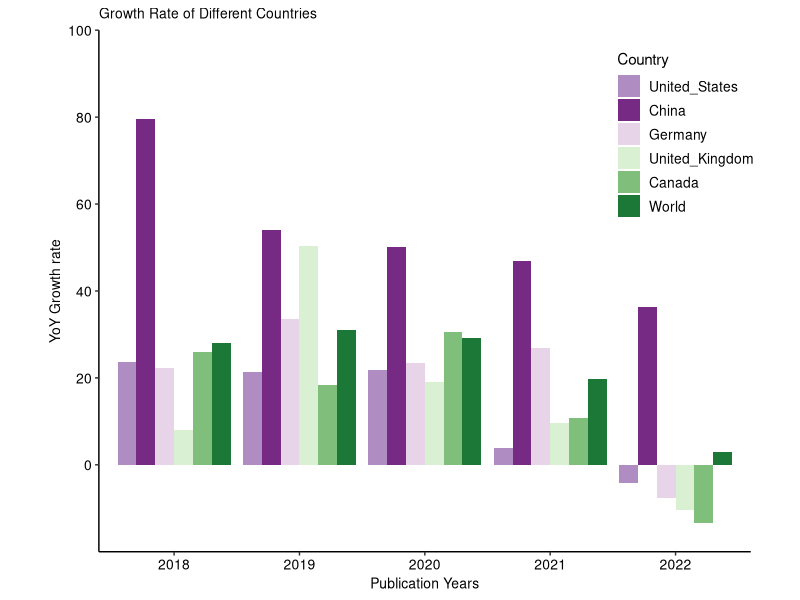

This chart was generated by the following R code:
# Create a sample data frame
df <- data.frame(
  Year = c("2018", "2019", "2020", "2021", "2022"),
  World = c(28.00733089, 30.96446701, 29.28841185, 19.670997, 2.941932169),
  United_States = c(23.70572207, 21.40234949, 21.77199879, 3.973181028, -4.08406974),
  China = c(79.61165049, 53.91891892, 50.21949078, 46.93161894, 36.35640414),
  Germany = c(22.31638418, 33.48729792, 23.52941176, 26.8907563, -7.726269316),
  United_Kingdom = c(8.092485549, 50.26737968, 19.03914591, 9.56651719, -10.5047749),
  Canada = c(25.93856655, 18.42818428, 30.66361556, 10.68301226, -13.44936709)
)

# Set the Year column as a factor to ensure the x-axis is ordered correctly
df$Year <- factor(df$Year, levels = unique(df$Year))

# Convert the data frame to long format
library(tidyr)
df_long <- pivot_longer(df, -Year, names_to = "Country", values_to = "Growth_Rate")

# Set the levels of the "Country" factor in the desired order
df_long$Country <- factor(df_long$Country, levels = c("United_States", "China", "Germany", "United_Kingdom", "Canada", "World"))

# Create the barplot
library(ggplot2)
p=ggplot(df_long, aes(x = Year, y = Growth_Rate, fill = Country)) +
  geom_bar(stat = "identity", position = "dodge") +
  labs(title = "Growth Rate of Different Countries",
       x = "Year", y = "Growth Rate", fill = "Country") +
  scale_fill_manual(values = c( "#af8dc3","#762a83","#e7d4e8", "#d9f0d3", "#7fbf7b", "#1b7837"))


p+labs(x = "Publication Years", y = "YoY Growth rate") +  # Add this line
  scale_y_continuous(expand = c(0,0),limits = c(-20,100),breaks = seq(0, 100, by = 20)) +
  theme_classic() +
  theme(
    panel.background = element_rect(fill="white", colour="white", size=0.25),
    axis.line = element_line(colour="black", size=0.5),
    axis.title = element_text(size=10, color="black"),
    axis.text = element_text(size=10, color="black"),
    legend.position = c(0.9, 0.8),
    legend.text = element_text(size =10),
    aspect.ratio = 0.8,  # set figure size to 8x6 inches
    plot.title = element_text(size = 10)
  ) 

